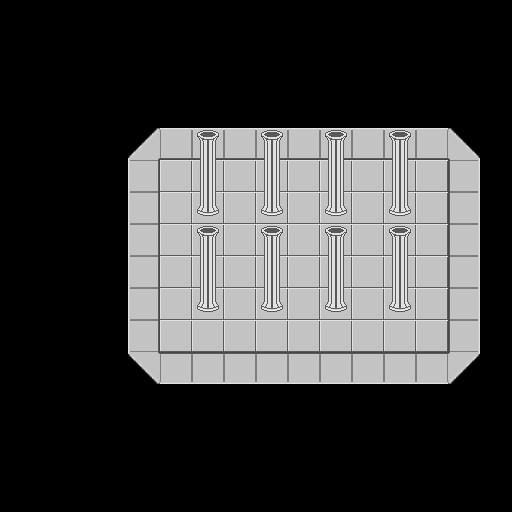

This is a level from a 2D game, rendered from its Tiled map with the project's own tilesets. A one-line summary and the complete map file follow:
An orthogonal 16x16 tile map with 32x32 px tiles, 3 tile layers (Tile Layer 1, Tile Layer 2, Tile Layer 3) and 23 objects (8x column_base, 5x wall, start, exit).

<map version="1.0" orientation="orthogonal" renderorder="right-down" width="16" height="16" tilewidth="32" tileheight="32" nextobjectid="36">
 <tileset firstgid="1" name="base" tilewidth="32" tileheight="32" tilecount="16" columns="4">
  <image source="tiles.png" trans="ffffff" width="128" height="128" />
 </tileset>
 <layer name="Tile Layer 1" width="16" height="16">
  <data encoding="csv">
0,0,0,0,0,0,0,0,0,0,0,0,0,0,0,0,
0,0,0,0,0,0,0,0,0,0,0,0,0,0,0,0,
0,0,0,0,0,0,0,0,0,0,0,0,0,0,0,0,
0,0,0,0,0,0,0,0,0,0,0,0,0,0,0,0,
0,0,0,0,10,2,2,2,2,2,2,2,2,2,11,0,
0,0,0,0,7,6,6,6,6,6,6,6,6,6,3,0,
0,0,0,0,7,6,6,6,6,6,6,6,6,6,3,0,
0,0,0,0,7,6,6,6,6,6,6,6,6,6,3,0,
0,0,0,0,7,6,6,6,6,6,6,6,6,6,3,0,
0,0,0,0,7,6,6,6,6,6,6,6,6,6,3,0,
0,0,0,0,7,6,6,6,6,6,6,6,6,6,3,0,
0,0,0,0,14,8,8,8,8,8,8,8,8,8,15,0,
0,0,0,0,0,0,0,0,0,0,0,0,0,0,0,0,
0,0,0,0,0,0,0,0,0,0,0,0,0,0,0,0,
0,0,0,0,0,0,0,0,0,0,0,0,0,0,0,0,
0,0,0,0,0,0,0,0,0,0,0,0,0,0,0,0
</data>
 </layer>
 <layer name="Tile Layer 2" width="16" height="16">
  <data encoding="csv">
0,0,0,0,0,0,0,0,0,0,0,0,0,0,0,0,
0,0,0,0,0,0,0,0,0,0,0,0,0,0,0,0,
0,0,0,0,0,0,0,0,0,0,0,0,0,0,0,0,
0,0,0,0,0,0,0,0,0,0,0,0,0,0,0,0,
0,0,0,0,0,0,0,0,0,0,0,0,0,0,0,0,
0,0,0,0,0,0,0,0,0,0,0,0,0,0,0,0,
0,0,0,0,0,0,5,0,5,0,5,0,5,0,0,0,
0,0,0,0,0,0,0,0,0,0,0,0,0,0,0,0,
0,0,0,0,0,0,0,0,0,0,0,0,0,0,0,0,
0,0,0,0,0,0,5,0,5,0,5,0,5,0,0,0,
0,0,0,0,0,0,0,0,0,0,0,0,0,0,0,0,
0,0,0,0,0,0,0,0,0,0,0,0,0,0,0,0,
0,0,0,0,0,0,0,0,0,0,0,0,0,0,0,0,
0,0,0,0,0,0,0,0,0,0,0,0,0,0,0,0,
0,0,0,0,0,0,0,0,0,0,0,0,0,0,0,0,
0,0,0,0,0,0,0,0,0,0,0,0,0,0,0,0
</data>
 </layer>
 <layer name="Tile Layer 3" width="16" height="16">
  <data encoding="csv">
0,0,0,0,0,0,0,0,0,0,0,0,0,0,0,0,
0,0,0,0,0,0,0,0,0,0,0,0,0,0,0,0,
0,0,0,0,0,0,0,0,0,0,0,0,0,0,0,0,
0,0,0,0,0,0,0,0,0,0,0,0,0,0,0,0,
0,0,0,0,0,0,1,0,1,0,1,0,1,0,0,0,
0,0,0,0,0,0,9,0,9,0,9,0,9,0,0,0,
0,0,0,0,0,0,0,0,0,0,0,0,0,0,0,0,
0,0,0,0,0,0,1,0,1,0,1,0,1,0,0,0,
0,0,0,0,0,0,9,0,9,0,9,0,9,0,0,0,
0,0,0,0,0,0,0,0,0,0,0,0,0,0,0,0,
0,0,0,0,0,0,0,0,0,0,0,0,0,0,0,0,
0,0,0,0,0,0,0,0,0,0,0,0,0,0,0,0,
0,0,0,0,0,0,0,0,0,0,0,0,0,0,0,0,
0,0,0,0,0,0,0,0,0,0,0,0,0,0,0,0,
0,0,0,0,0,0,0,0,0,0,0,0,0,0,0,0,
0,0,0,0,0,0,0,0,0,0,0,0,0,0,0,0
</data>
 </layer>
 <objectgroup name="collision">
  <object id="3" type="column_base" x="192" y="194" width="32" height="8" />
  <object id="4" type="column_base" x="256" y="194" width="32" height="8" />
  <object id="5" type="column_base" x="320" y="194" width="32" height="8" />
  <object id="6" type="column_base" x="384" y="194" width="32" height="8" />
  <object id="7" type="column_base" x="192" y="290" width="32" height="8" />
  <object id="8" type="column_base" x="256" y="290" width="32" height="8" />
  <object id="9" type="column_base" x="320" y="290" width="32" height="8" />
  <object id="10" type="column_base" x="384" y="290" width="32" height="8" />
  <object id="11" type="wall" x="160" y="130" width="288" height="32" />
  <object id="12" type="wall" x="128" y="128" width="32" height="256" />
  <object id="13" type="wall" x="160" y="352" width="288" height="32" />
  <object id="16" type="wall" x="448" y="128" width="32" height="96" />
  <object id="18" type="wall" x="448" y="256" width="32" height="128" />
 </objectgroup>
 <objectgroup name="obstacles">
  <object id="27" x="192" y="192" width="32" height="32" />
  <object id="28" x="256" y="192" width="32" height="32" />
  <object id="29" x="320" y="192" width="32" height="32" />
  <object id="30" x="384" y="192" width="32" height="32" />
  <object id="31" x="192" y="288" width="32" height="32" />
  <object id="32" x="256" y="288" width="32" height="32" />
  <object id="33" x="320" y="288" width="32" height="32" />
  <object id="34" x="384" y="288" width="32" height="32" />
 </objectgroup>
 <objectgroup name="events">
  <object id="22" name="start" x="160" y="224" width="32" height="32" />
  <object id="23" name="exit" x="448" y="224" width="32" height="32" />
 </objectgroup>
</map>